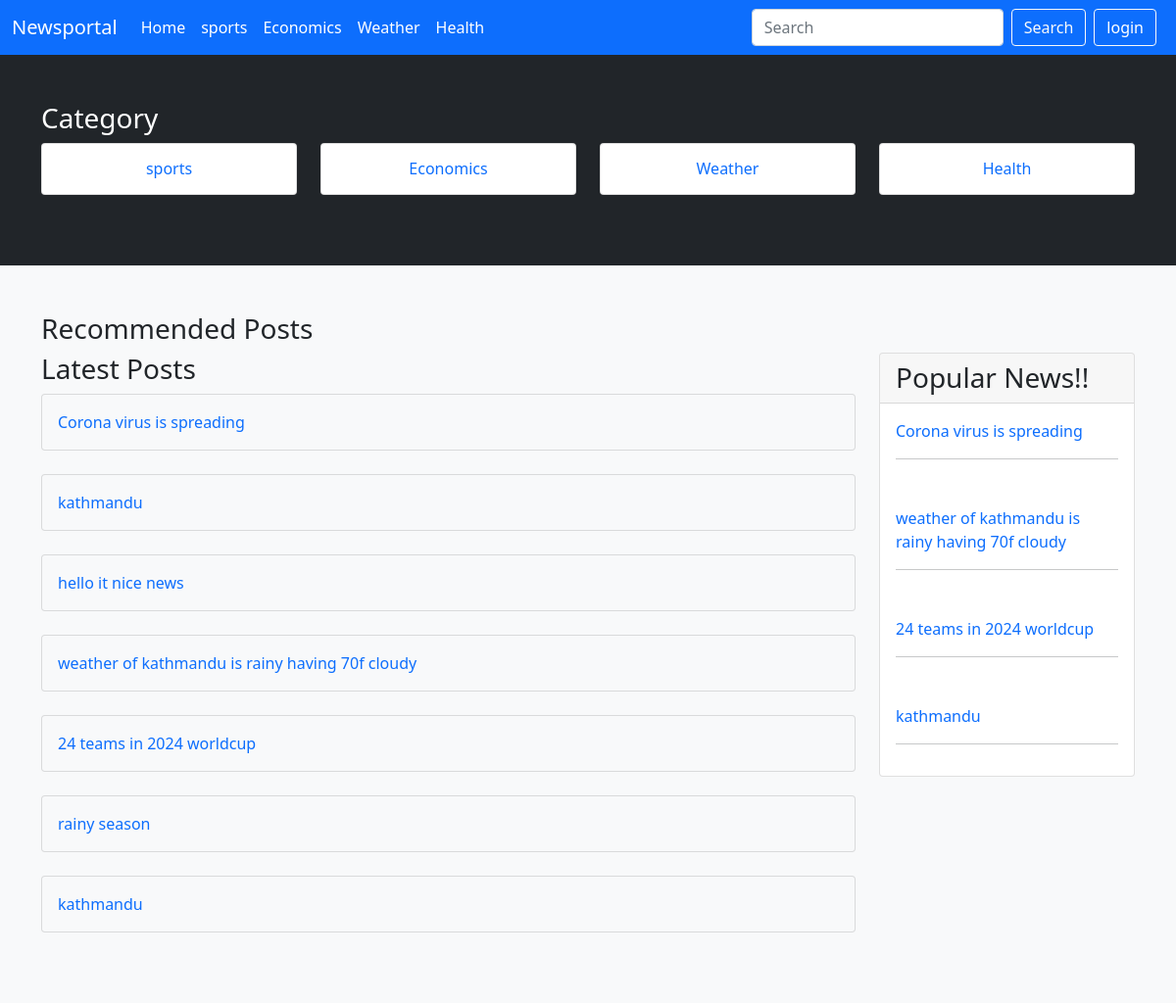
The app's page /user/index.php with its own data.
### tables this page shows
CREATE TABLE `category` (
  `cat_id` int(11) NOT NULL,
  `name` varchar(50) NOT NULL,
  `description` varchar(100) NOT NULL,
  `slug` varchar(50) NOT NULL
);

CREATE TABLE `news` (
  `nid` int(11) NOT NULL,
  `category` int(11) NOT NULL,
  `title` varchar(200) NOT NULL,
  `slug` varchar(100) NOT NULL,
  `description` varchar(5000) NOT NULL,
  `image` varchar(2000) NOT NULL,
  `date` varchar(100) NOT NULL
);

### user/index.php (the view, shortened to what this page needs)
<?php include('layout/header.php') ?>
<?php include('phpFile/conn.php') ?>
<div class="py-5 bg-dark">
    <div class="container">
        <div class="row">
            <div class="col-md-12">
                <h3 class="text-white">Category</h3>
            </div>
            <?php
         $homeCategory="SELECT * FROM category";
         $homeCategory_run=mysqli_query($conn,$homeCategory);
         if(mysqli_num_rows($homeCategory_run)>0){
           foreach($homeCategory_run as $homeCateItems){
             ?>
            <div class="col-md-3 mb-4">
                <a class="text-decoration-none h6 text-center" href=" category.php?title=<?= $homeCateItems['slug'];?>">
                    <div class="card card-body">
                    <?=$homeCateItems['name']?>
                    </div>
              </a>
            </div>
         <?php
           }
         }
         ?>
        </div>
    </div>
</div>
<div class="py-5 bg-light">
    <div class="container">
        <div class="col-md-6">
                <h3 class="text-dark">Recommended Posts</h3>
        </div>
        <div class="row">
            <div class="col-md-9">
                <h3 class="text-dark">Latest Posts</h3>
                <?php
                $homePosts="SELECT * FROM news ORDER BY nid DESC LIMIT 12";
                $homePosts_run=mysqli_query($conn,$homePosts);
                if(mysqli_num_rows($homePosts_run)>0){
                foreach($homePosts_run as $homePostItems){
                    ?>
                <div class="mb-4">
                    <a class="text-decoration-none" href=" post.php?title=<?= $homePostItems['slug'];?>">
                        <div class="card card-body bg-light">
                            <?=$homePostItems['title']?>
                        </div>
                    </a>
                </div>
         <?php
           }
         }
         ?>
        </div>
        <div class="col-md-3">
                <div class="card">
                    <div class="card-header h3">
                        Popular News!!
                    </div>
                    <?php
                     $sql= "SELECT news.nid,news.slug, news.title, SUM(rating.counts) FROM rating
                    INNER JOIN news ON rating.nid = news.nid GROUP BY rating.nid, news.title ORDER BY SUM(rating.counts) desc LIMIT 5" ;
                         $comm_run=mysqli_query($conn,$sql);
                         foreach($comm_run as $commItem){
                                ?>
                        <div class="card-body">
                        <a class="text-decoration-none" href=" post.php?title=<?= $commItem['slug'];?>">
                            <span class="h6 col-md-4 mt-2"><?=$commItem['title'] ?></span><br>
                         </a>
                            <hr>
                        </div>
                        <?php
                                        }
                        ?>
                </div>
            </div>
    </div>
</div>
<?php include('layout/footer.php') ?>

### user/layout/header.php (shortened to what this page needs)
<?php include('phpFile/conn.php');
?>
<!DOCTYPE html>
<html lang="en">
<head>
    <link rel="stylesheet" href="./css/bootstrap.css">
    <link rel="stylesheet" href="https://cdnjs.cloudflare.com/ajax/libs/font-awesome/4.7.0/css/font-awesome.min.css">
    <link rel="stylesheet" href="https://use.fontawesome.com/releases/v5.8.1/css/all.css">
</head>
<body>
<nav class="navbar navbar-expand-lg bg-primary ">
  <div class="container-fluid" >
    <a class="navbar-brand text-white" href="index.php">Newsportal</a>
    <div class="collapse navbar-collapse" id="navbarSupportedContent">
      <ul class="navbar-nav me-auto mb-2 mb-lg-0 text-light">
        <li class="nav-item">
          <a class="nav-link active text-white" aria-current="page" href="index.php">Home</a>
        </li>
        <?php
              $navbarCategory="SELECT * FROM category";
              $navbarCategory_run=mysqli_query($conn,$navbarCategory);
              if(mysqli_num_rows($navbarCategory_run)>0){
                foreach($navbarCategory_run as $navItems){
        ?>
         <li class="nav-item">
          <a class="nav-link text-white" href=" category.php?title=<?= $navItems['slug'];?>"><?=$navItems['name']?></a>
        </li>
        <?php
          }
          }
        ?>
      </ul>
      <form class="d-flex" role="search" method="post" action="./search.php">
        <input class="form-control me-2" type="search" placeholder="Search" aria-label="Search" name="search" required>
        <button class="btn border-light text-light" type="submit" name="sSubmit">Search</button>
      </form>
      <?php if(isset($_SESSION['users'])):?>
      <form class="d-flex me-2" method="post" action="logout.php">
      <input type="submit" class="btn border-light bg-primary text-white ms-2" value="logout">
      </form>
    <?php else:?> <form class="d-flex me-2" method="post" action="login.php">
      <input type="submit" class="btn border-light bg-primary text-white ms-2" value="login">
      </form>
      <?php endif; ?>
    </div>
  </div>
</nav>

### records on screen
category: name "sports"
category: name "Economics"
category: name "Weather"
category: name "Health"
news: title "Corona virus is spreading"
news: title "kathmandu"
news: title "hello it nice news"
news: title "weather of kathmandu is rainy having 70f cloudy"
news: title "24 teams in 2024 worldcup"
news: title "rainy season"
news: title "kathmandu"
